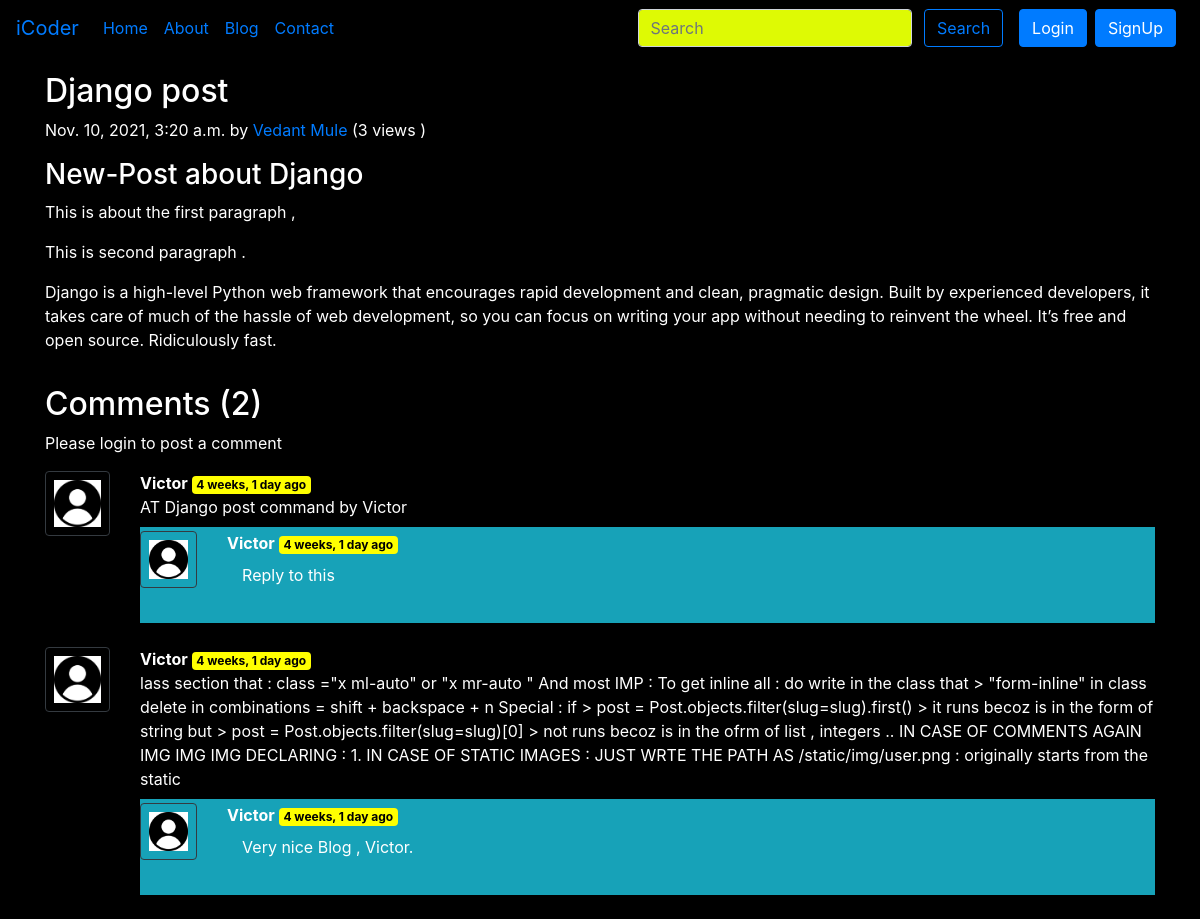
The app's page /blog/Second-Post with its own data.
### blog/models.py (models this page shows, shortened)
class Post(models.Model):
    sno = models.AutoField(primary_key=True)
    title = models.CharField(max_length=255)
    author = models.CharField(max_length=14)
    slug = models.CharField(max_length=130)
    views = models.IntegerField(default=0)
    timeStamp = models.DateTimeField(blank=True)
    content = models.TextField()

class BlogComment(models.Model):
    sno = models.AutoField(primary_key=True)
    comment = models.TextField()
    user = models.ForeignKey(User, on_delete=models.CASCADE)
    post = models.ForeignKey(Post, on_delete=models.CASCADE)
    parent = models.ForeignKey('self', on_delete=models.CASCADE, null=True)
    timeStamp = models.DateTimeField(default=now)

### blog/views.py (the view)
# urls.py: path('<str:slug>', views.blogPost, name="blogPost"),
def blogPost(request, slug):
    post = Post.objects.filter(slug=slug).first()
    post.views = post.views + 1
    post.save()
    comments = BlogComment.objects.filter(post=post, parent=None)
    replies = BlogComment.objects.filter(post=post).exclude(parent=None)
    replyDict = {}
    for reply in replies:
        if reply.parent.sno not in replyDict.keys():
            replyDict[reply.parent.sno] = [reply]
        else:
            replyDict[reply.parent.sno].append(reply)
    context = {'post': post, 'comments': comments,
               'user': request.user, 'replyDict': replyDict}
    return render(request, "blog/blogPost.html", context)

### blog/templatetags/extras.py (called while the page is built)
@register.filter(name="get_val")
def get_val(dict, key):
    return dict.get(key)

### home/Templates/blog/blogPost.html (shortened to what this page needs)
{% extends 'base.html' %}
{% block body %}
{% load humanize %}
{% load extras %}
<div class="container my-3">
    <h2 class="blog-post-title">{{post.title}}</h2>
    <p class="blog-post-meta">{{post.timeStamp}} by <a href="/about">{{post.author}}</a>
        (<span>{{post.views}} views </span>)
    </p>
    <p>{{post.content|safe}}</p>
    <hr>
</div>
<div class="container">
    <h2> Comments ({{comments.count}}) </h2>
    <div class="my-2">
        {% if user.is_authenticated %}
        <form action="/blog/postComment" method="post">
            {% csrf_token %}
            <div class="form-group">
                <label for="exampleInputEmail1">Post Comment </label>
                <input type="text" class="form-control" name="comment" placeholder="Enter comment here"
                    style="background-color: #defa04;color: black;">
            </div>
            <input type="hidden" name="postSno" value="{{post.sno}}">
            <input type="hidden" name="parentSno" value="">
            <button type="submit" class="btn btn-primary">Submit</button>
        </form>
        {% else %}
        Please login to post a comment
        {% endif %}
    </div>
    {% for comment in comments %}
    <div class="row my-3">
        <div class="col-md-1  ">
            <img class="rounded mx-auto d-block w-100 border border-dark p-2" src="/static/img/user.png" alt="user">
        </div>
        <div class="col-md-11 ">
            <b> {{comment.user.username}} </b> <span class="badge badge-secondary " style="background-color: yellow;
    color: black;">{{comment.timeStamp|naturaltime}}</span>
            <div> {{comment.comment}} </div>
            <div class="reply mx-0">
                <div class="replies bg-info my-2">
                    {% for reply in replyDict|get_val:comment.sno %}
                    <div class="row">
                        <div class="col-md-1 my-1  ">
                            <img class="rounded mx-auto d-block w-100 border border-dark p-2" src="/static/img/user.png"
                                alt="user">
                        </div>
                        <div class="col-md-11 my-1">
                            <b> {{comment.user.username}} </b>
                            <span class="badge badge-secondary " style="background-color: yellow;
                            color: black;">{{comment.timeStamp|naturaltime}}</span>
                            <div class="col-md-11 my-2"> {{reply.comment}}</div>
                        </div>
                    </div>
                    <br>
                    {% endfor %}
                </div>
            </div>
        </div>
    </div>
    {% endfor %}
</div>
{% endblock %}

### records on screen
Post: title "Django post", timeStamp "Nov. 10, 2021, 3:20 a.m.", author "Vedant Mule", views "3", content "New-Post about Django This is about the first paragraph , This is second paragraph . Django is a high-level Python web framework that encourages rapid development and clean, pragmatic design. Built by experienced developers, it takes care of much of the hassle of web development, so you can focus on writing your app without needing to reinvent the wheel. It’s free and open source. Ridiculously fast."
BlogComment: user.username "Victor", timeStamp "4 weeks, 1 day ago", comment "AT Django post command by Victor"
BlogComment: comment "Reply to this"
BlogComment: user.username "Victor", timeStamp "4 weeks, 1 day ago", comment "lass section that : class =\"x ml-auto\" or \"x mr-auto \" And most IMP : To get inline all : do write in the class that > \"form-inline\" in class delete in combinations = shift + backspace + n Special : if > post = Post.objects.filter(slug=slug).first() > it runs becoz is in the form of string but > post = Post.objects.filter(slug=slug)[0] > not runs becoz is in the ofrm of list , integers .. IN CASE OF COMMENTS AGAIN IMG IMG IMG DECLARING : 1. IN CASE OF STATIC IMAGES : JUST WRTE THE PATH AS /static/img/user.png : originally starts from the static"
BlogComment: comment "Very nice Blog , Victor."

### other values on screen
{{ comments.count }} "2"
